Frame 1 (no input): blank canvas, image omitted
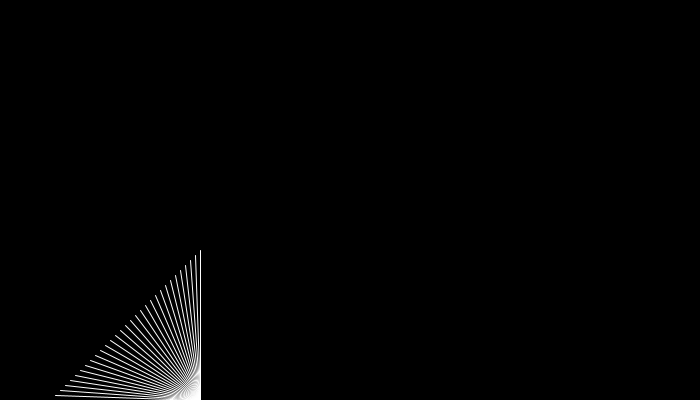
Frame 60 (the mouse pressed at the canvas centre just before this capture)
Frame 120 (the mouse held since frame 60 and released just before this capture): identical to frame 60, image omitted

The Processing sketch that drew this single still picture (run headless with seeded random() and noise(); from frame 60 on, the mouse is pressed at the canvas centre):

// Processing sketch: processing_40971
// ── processing_40971.pde

int x1 = 200;
int y1 = 250;
int y12 = 200;
int x2 = 200;

void setup(){
  size(700,400);
  background(0);
}

void draw(){
  stroke(255);
  line(x1,y1,200,400);
  y1 = y1 + 5;
  x1 = x1 - 5;
}
